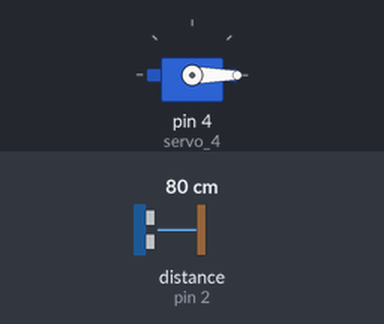
Simulated run of this sketch. Board: Arduino Uno, built with avr-gcc and run on an emulated ATmega328P. Shown: servo. Wiring (inferred from the names in the program): ultrasonic range finder: trigger pin 5; echo pin 2. Inputs (shaded band) come from the test bench; at power-on: distance to the obstacle (sensor on pin 2) 80 cm. The echo pulse lasts 58.3 µs per cm.

Above: at 1.2 s.
1.3 s: distance to the obstacle (sensor on pin 2) set to 20 cm
2.8 s: distance to the obstacle (sensor on pin 2) set to 17 cm
At 3.4 s:
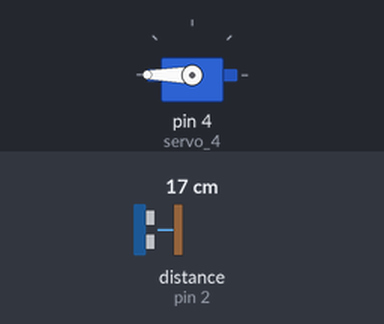
4.3 s: distance to the obstacle (sensor on pin 2) set to 35 cm
At 4.9 s:
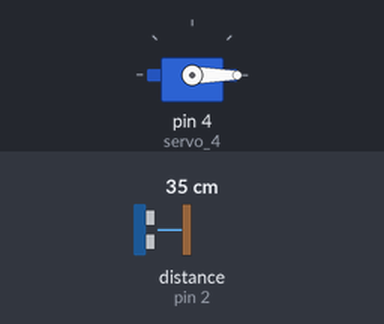
5.8 s: distance to the obstacle (sensor on pin 2) set to 2 cm
At 6.6 s:
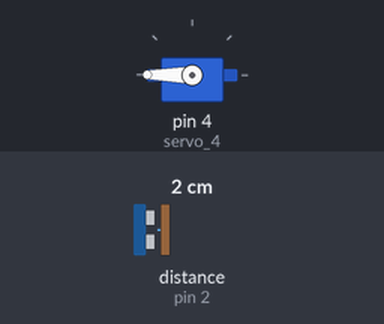
Timing chart, 0 to 8.3 s (numbered marks = the images above; inputs shaded):
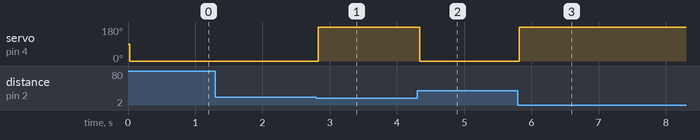

The sketch:

Arduino.water.ino
```cpp
#include <Servo.h>


int mesure_distance_cm(byte trig_pin,byte dist_pin)
{
  digitalWrite(trig_pin,HIGH);
  delayMicroseconds(1000);
  digitalWrite(trig_pin,LOW);
  int value = (pulseIn(dist_pin,HIGH)/2)/29.1+2;
  if (value>255) { value=255; }
  delay(20);
  return value;
}
Servo servo_4;


void setup() {
  pinMode(5,OUTPUT);//Sonar triger pin
  pinMode(2,INPUT);//Sonar distance pulse pin
  servo_4.attach(4);

}

void loop() {
  if (mesure_distance_cm(5,2) < 20) {
    servo_4.write(180);

  } else {
    servo_4.write(0);

  }

}
```

Measured:
- the behaviour switches between 19 and 18 cm on distance to the obstacle (sensor on pin 2) (found by bisection; images 0 and 1)
- after the input at 1.3 s, every drawn part: stays the same
- after the input at 2.8 s, servo on pin 4 (servo_4): 0° → 180° at once
- after the input at 4.3 s, servo on pin 4 (servo_4): 180° → 0° at once
- after the input at 5.8 s, servo on pin 4 (servo_4): 0° → 180° at once
